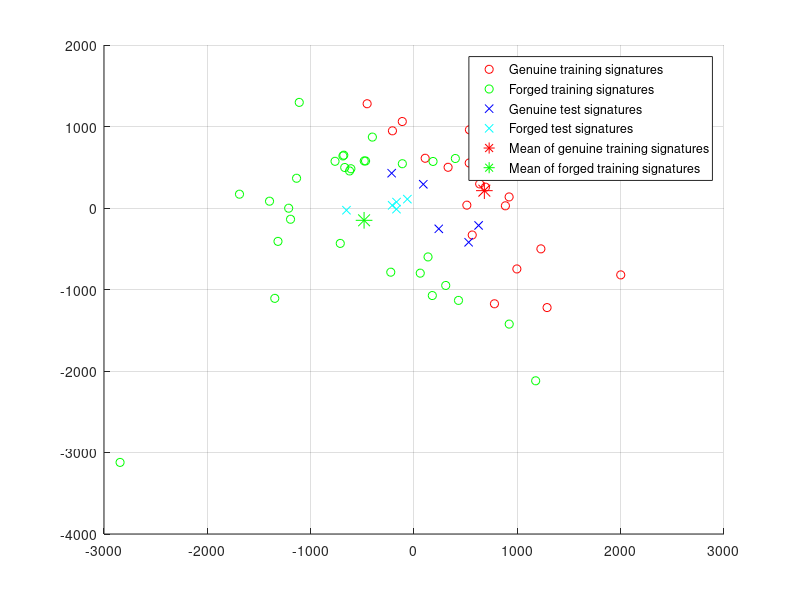

Source code (MATLAB):
load ./2_real/genuine.mat
load ./2_forgery/forgery.mat
verbose = false;

%     assigning data
    trainer = cat(3, genuine_train, forgery_train);
    test = cat(3, genuine_test, forgery_test);
    
    % showing first 25 raw images
    if verbose
        figure;
        sgtitle("Raw Images")
        for i=1:25
            subplot(5, 5, i);
            imagesc(trainer(:, :, i))
            colormap('gray')
        end
    end
    
    % reshaping
    trainer = reshape(trainer, 69*117, 53)';
    test = reshape(test, 69*117, 10)';
    
    % mean center
    trainer = trainer - mean(trainer);
    test = test - mean(test);
    
    % covariance matrix
    covar = (1/8072) * (trainer' * trainer);
    
    % eigenthings
    [vectors, ~] = eigs(covar, 12);
    
    % showing eigenfaces 
    if verbose
        figure;
        for i = 1:12       
            subplot(3, 4, i);
            imagesc(reshape(vectors(:,i), [69 117]));
            colormap('gray')
        end
        sgtitle('Eigensigs')
    end
        
    % projecting training data
    projectedTrain = vectors' * trainer';
    projectedTest = vectors' * test';

    mean_genuine = mean(projectedTrain(:,1:22), 2);
    mean_forgery = mean(projectedTrain(:,23:53), 2);
    status_train = [0 0 0 0 0 1 1 1 1 1];

    
    % prediction + accuracy checking
    tracker = NaN(1,10);

%     plotting
    clf; hold on; grid on;
    plot(projectedTrain(1, 1:22), projectedTrain(2, 1:22), 'ro')
    plot(projectedTrain(1, 23:53), projectedTrain(2, 23:53), 'go')
    plot(projectedTest(1, 1:5), projectedTest(2, 1:5), 'bx')
    plot(projectedTest(1, 6:10), projectedTest(2, 6:10), 'cx')
    plot(mean_genuine(1), mean_genuine(2), 'r*', 'MarkerSize',12)
    plot(mean_forgery(1), mean_forgery(2), 'g*', 'MarkerSize',12)
    legend('Genuine training signatures', 'Forged training signatures', 'Genuine test signatures','Forged test signatures', 'Mean of genuine training signatures', 'Mean of forged training signatures')
    
    for test_index = 1:10
        distance_genuine = sqrt(sum((projectedTest(:, test_index)-mean_genuine).^2));
        distance_forgery = sqrt(sum((projectedTest(:, test_index)-mean_forgery).^2));
        tracker(test_index) = (distance_genuine > distance_forgery) == status_train(test_index);
    end
    accuracy = mean(tracker)